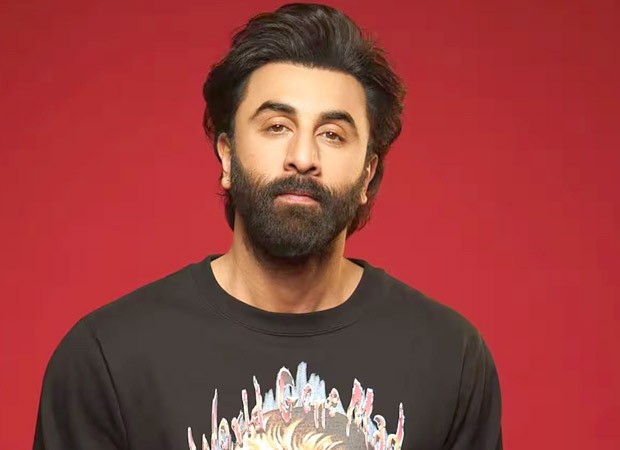
#> input picture Computer_Vision/Images/Ranbir.jpg, 620 x 450 px, found by its file name
$ jupyter execute Notebook_1.ipynb
#> lines starting #> are read from the running program, lines starting #| are printed output that depends on the picture
**imwrite method using OpenCV**

[cell 1]
import cv2
import numpy as np

[cell 2]
img = cv2.imread(r"D:\Computer-Vision\Computer_Vision\Images\Ranbir.jpg")
#> img is the input picture: shape (450, 620, 3); mean B, G, R 61.8, 63.7, 151.7
re_img = cv2.resize(img,(300,200))
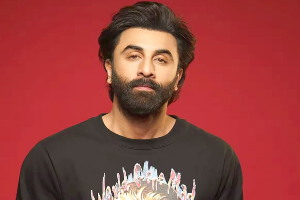
#> re_img: shape (200, 300, 3); mean B, G, R 61.7, 63.7, 151.7

h = np.hstack((re_img,re_img))
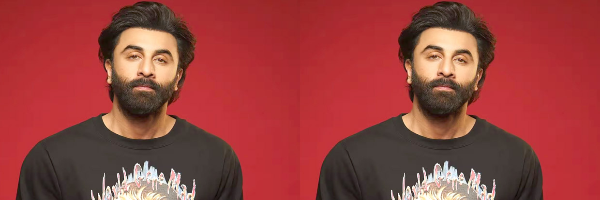
#> h: shape (200, 600, 3); mean B, G, R 61.7, 63.7, 151.7
v = np.vstack((h,h))
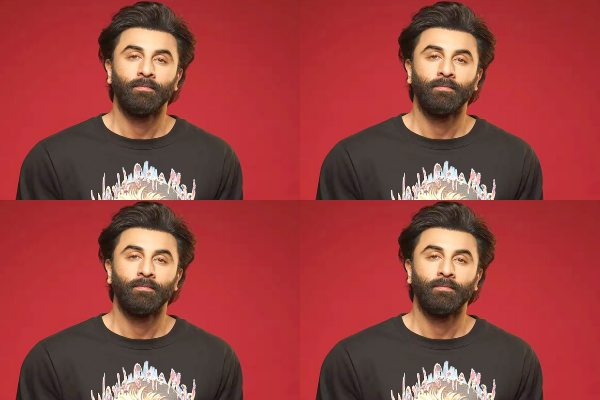
#> v: shape (400, 600, 3); mean B, G, R 61.7, 63.7, 151.7

cv2.imwrite(r"D:\Computer-Vision\Computer_Vision\Images\Ranbir_new.jpg",v)
cv2.imshow("Write_img",v)
cv2.waitKey(5000)
cv2.destroyAllWindows()

$ run again, with Computer_Vision/Images/Animal.jpg copied over Computer_Vision/Images/Ranbir.jpg
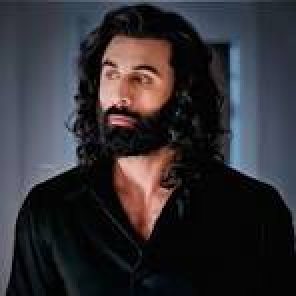
#> input picture Computer_Vision/Images/Animal.jpg, 148 x 148 px, found by its file name (shown 2 times larger)
#> img is the input picture: shape (148, 148, 3); mean B, G, R 51.8, 47, 49.3
#> `h = np.hstack((re_img,re_img))`:
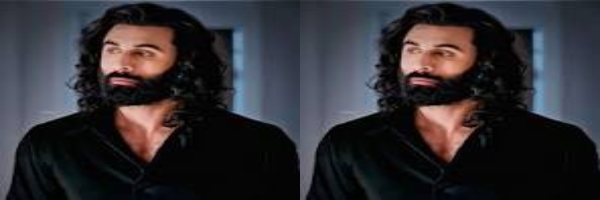
#> h: shape (200, 600, 3); mean B, G, R 51.7, 46.9, 49.2
#> `v = np.vstack((h,h))`:
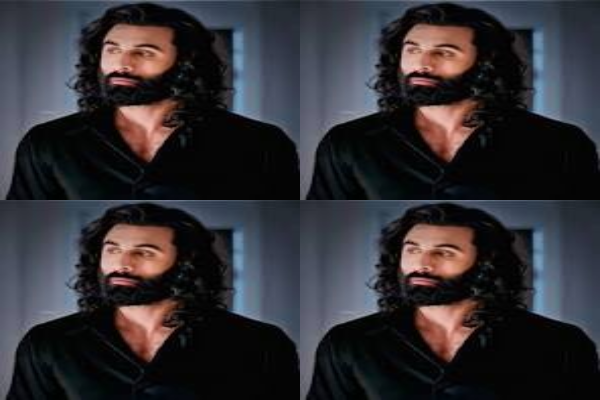
#> v: shape (400, 600, 3); mean B, G, R 51.7, 46.9, 49.2
